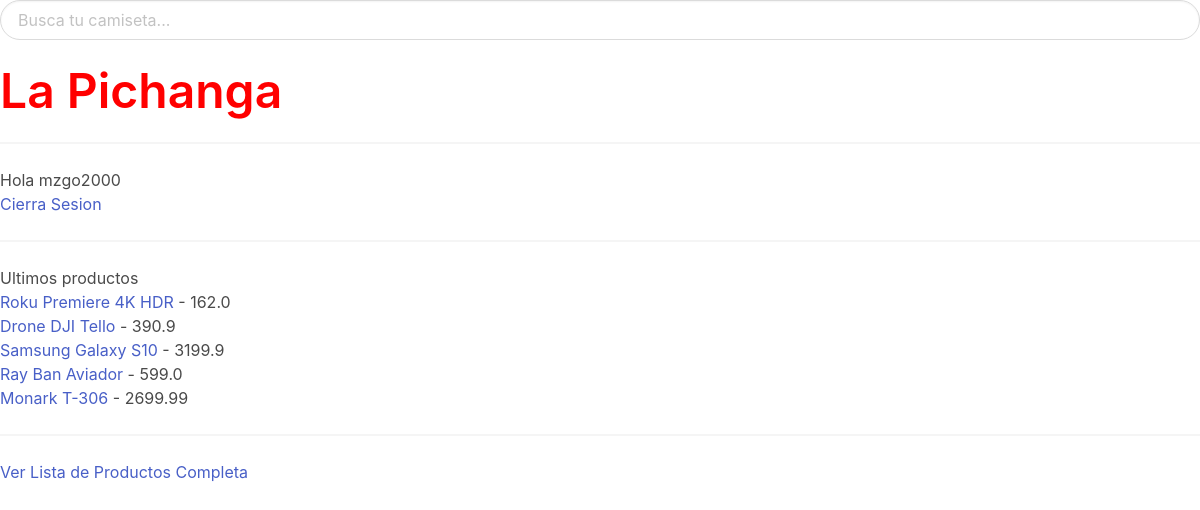
Screenshot of / (signed in) with the database file from the repository.
### main/models.py (models this page shows, shortened)
class Producto(models.Model):
    categoria = models.ForeignKey('Categoria', on_delete=models.SET_NULL, null=True)
    proveedor = models.ForeignKey('Proveedor', on_delete=models.SET_NULL, null=True)
    nombre = models.CharField(max_length=20)
    descripcion = models.TextField()
    precio = models.FloatField()
    estado = models.CharField(max_length=3)
    descuento = models.FloatField(default=0)

### main/views.py (the view)
# urls.py: path('', views.HomePageView.as_view(), name='home'),
class HomePageView(TemplateView):
    template_name = "main/home.html"
    def get_context_data(self, **kwargs):
        context = super().get_context_data(**kwargs)
        context['latest_products'] = Producto.objects.all()[:5]
        return context

### main/templates/main/home.html (shortened to what this page needs)
{% extends "base.html" %}
{% block content %}
    {% if user.is_authenticated %}
    <h3> Hola {{ user.get_username }} </h3>
    <p>
      <a href="{% url 'logout' %}">Cierra Sesion</a>
    </p>
    {% else %}
    <h3> Hola </h3>
    <p>
      <a href="{% url 'login' %}">Inicia Sesion</a> o
      <a href="{% url 'register' %}">Registrate</a>
    </p>
    {% endif %}
    <hr>
    <h5> Ultimos productos </h5>
    <ul>
      {% for producto in latest_products %}
        <li>
          <a href="{% url 'producto-detail' producto.pk %}">
            {{ producto.nombre }}
          </a>
          - {{ producto.precio }}
        </li>
      {% empty %}
        <li>Aun no hay productos disponibles.</li>
      {% endfor %}
    </ul>
    <hr>
    <ul>
      <li><a href="{% url 'producto-list' %}">Ver Lista de Productos Completa</a></li>
    </ul>
{% endblock %}

### rows the page displays
Producto: nombre "Roku Premiere 4K HDR", precio "162.0"
Producto: nombre "Drone DJI Tello", precio "390.9"
Producto: nombre "Samsung Galaxy S10", precio "3199.9"
Producto: nombre "Ray Ban Aviador", precio "599.0"
Producto: nombre "Monark T-306", precio "2699.99"

### other values shown
{{ user.get_username }} "mzgo2000"
